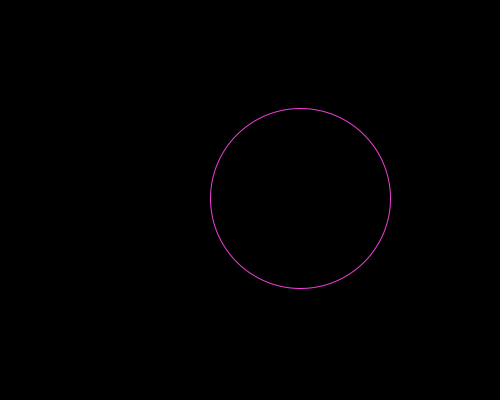
Frame 1 (no input)
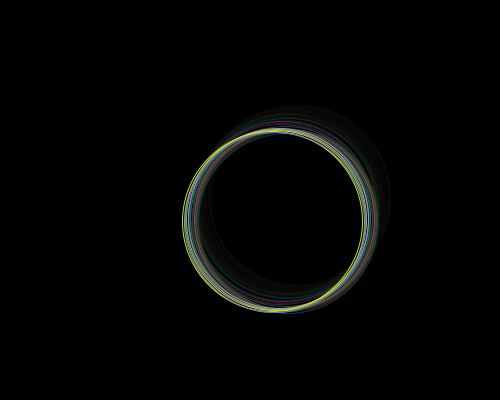
Frame 60 (the mouse pressed at the canvas centre just before this capture)
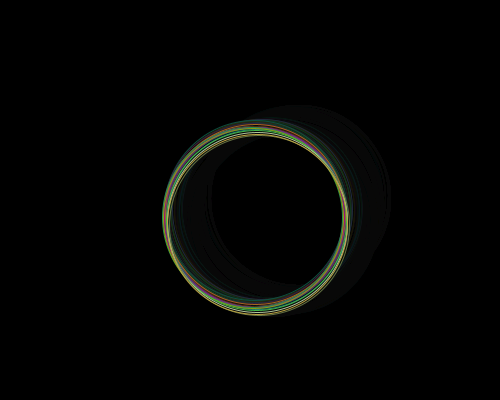
Frame 120 (the mouse held since frame 60 and released just before this capture)

The Processing sketch that drew these frames (run headless with seeded random() and noise(); from frame 60 on, the mouse is pressed at the canvas centre):

// Processing sketch: AfterImage_Ellipse
// ── AfterImage_Ellipse.pde
//残像を作ってみようかな

void setup()
{
    size(500,400);
    background(0);
}

float  x = 300;
float  y = 200;

int r = 180;

void draw()
{
    fill(0,15);
    noStroke();
    rect(0,0,600,400);
    
    noFill();
    
    x = x + random(-3 , 3);
    y = y + random(-3 , 3);
    
    stroke(random(255) , random(255) ,random(255));
    
    ellipse(x , y ,r , r);
}
